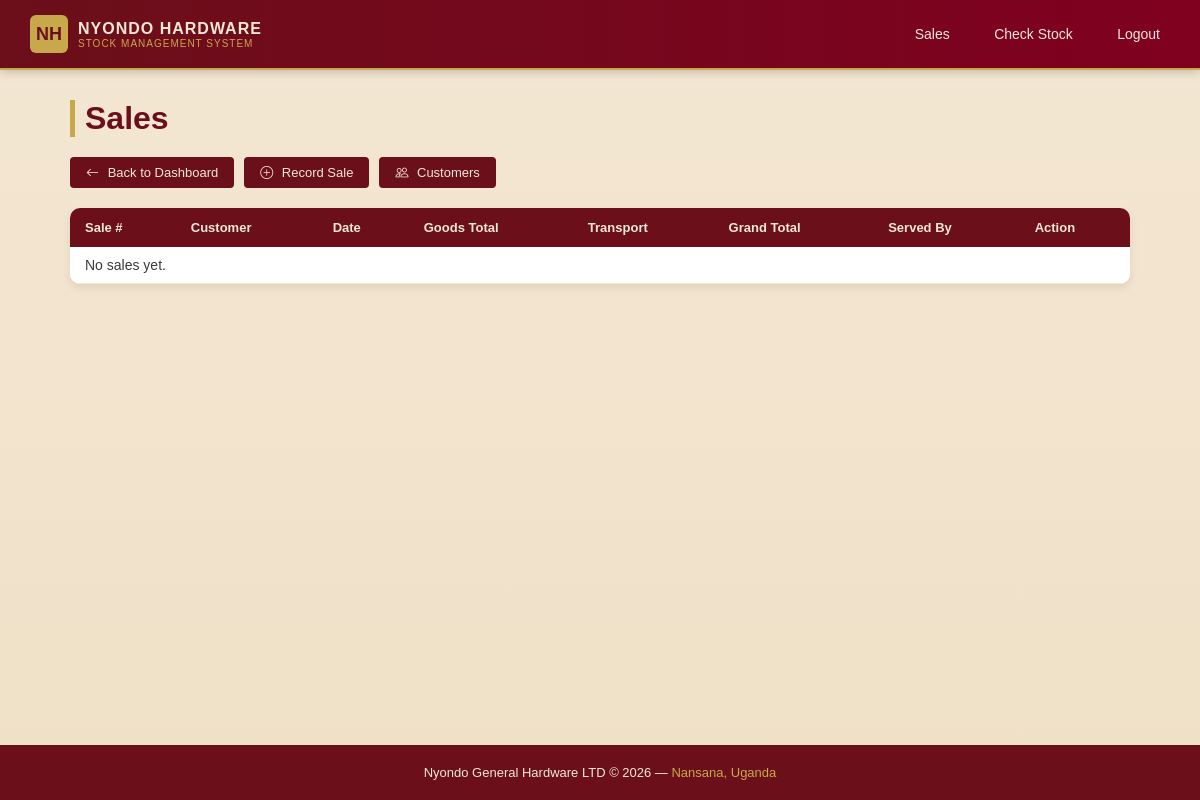
The app's page /sales/ (signed in), older data.
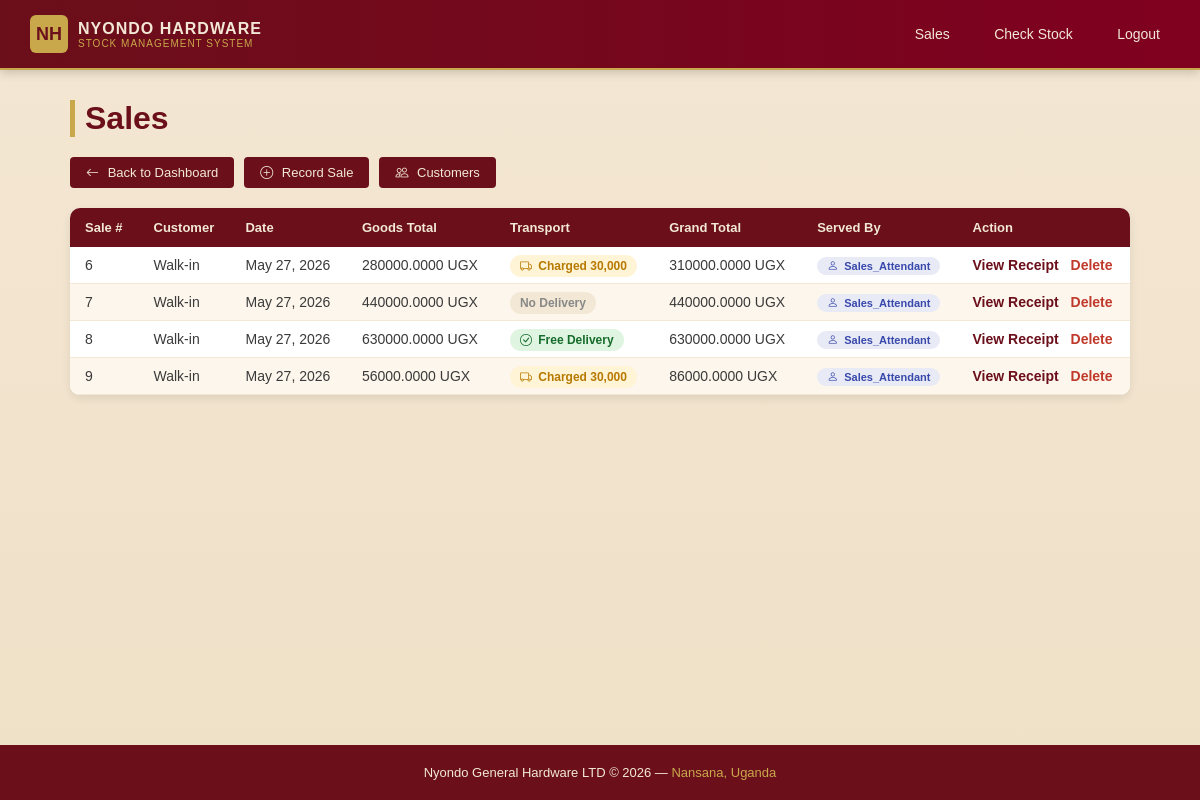
The same page, newer data.
### sales/models.py (models this page shows, shortened)
class Sale(models.Model):
    TRANSPORT_CHOICES = [
        ('none',    'No delivery'),
        ('free',    'Free delivery'),
        ('charged', 'Charged 30,000 UGX'),
    ]
    PAYMENT_STATUS_CHOICES = [
        ('paid',    'Paid'),
        ('pending', 'Pending'),
        ('credit',  'Credit Scheme'),
    ]
    customer         = models.ForeignKey(Customer, on_delete=models.SET_NULL, null=True, blank=True, related_name='sales')
    sale_date        = models.DateField(auto_now_add=True)
    within_10km      = models.BooleanField(default=False)
    transport_fee    = models.DecimalField(max_digits=10, decimal_places=2, default=0)
    transport_status = models.CharField(max_length=10, choices=TRANSPORT_CHOICES, default='none')
    payment_status   = models.CharField(max_length=10, choices=PAYMENT_STATUS_CHOICES, default='paid')
    served_by        = models.ForeignKey('auth.User', on_delete=models.SET_NULL, null=True, related_name='sales')
    created_at       = models.DateTimeField(auto_now_add=True)
    def goods_total(self):
        return sum(item.line_total() for item in self.items.all())
    def grand_total(self):
        return self.goods_total() + self.transport_fee

class SaleItem(models.Model):
    sale       = models.ForeignKey(Sale, on_delete=models.CASCADE, related_name='items')
    product    = models.ForeignKey(Product, on_delete=models.PROTECT, related_name='sale_items')
    quantity   = models.DecimalField(max_digits=10, decimal_places=2)
    unit_price = models.DecimalField(max_digits=10, decimal_places=2)
    def line_total(self):
        return self.quantity * self.unit_price

### accounts/decorators.py (the view)
        def wrapper(request, *args, **kwargs):
            if not request.user.is_authenticated:
                return redirect('/login/')
            if request.user.is_superuser:
                return view_func(request, *args, **kwargs)
            try:
                role = request.user.profile.role
                if role in roles:
                    return view_func(request, *args, **kwargs)
                else:
                    return redirect('/access-denied/')
            except Exception as e:
                print(f"DECORATOR ERROR: {e}")
                return redirect('/access-denied/')

### sales/views.py (called while the page is built)
@role_required('attendant', 'manager')
def sale_list(request):
    sales = Sale.objects.all().order_by('-sale_date')
    return render(request, 'sales/sale_list.html', {'sales': sales})

### sales/templates/sales/sale_list.html (shortened to what this page needs)
{% extends 'base.html' %}
{% block content %}
    <h1>Sales</h1>
    <div class="action-bar">
    <a href="{% url 'sales_dashboard' %}">
        <i class="bi bi-arrow-left" style="margin-right: 5px;"></i>
        Back to Dashboard
    </a>
    <a href="{% url 'sale_add' %}">
        <i class="bi bi-plus-circle" style="margin-right: 5px;"></i>
        Record Sale
    </a>
    <a href="{% url 'customer_list' %}">
        <i class="bi bi-people" style="margin-right: 5px;"></i>
        Customers
    </a>
</div>
    <table>
        <thead>
            <tr>
                <th>Sale #</th>
                <th>Customer</th>
                <th>Date</th>
                <th>Goods Total</th>
                <th>Transport</th>
                <th>Grand Total</th>
                <th>Served By</th>
                <th>Action</th>
            </tr>
        </thead>
        <tbody>
            {% for sale in sales %}
            <tr>
                <td>{{ sale.pk }}</td>
                <td>{{ sale.customer|default:"Walk-in" }}</td>
                <td>{{ sale.sale_date }}</td>
                <td>{{ sale.goods_total }} UGX</td>
                <td>
    {% if sale.transport_status == 'free' %}
        <span style="background: #DFF5E1; color: #176B2C;
                     padding: 4px 10px; border-radius: 20px;
                     font-size: 12px; font-weight: 600;">
            <i class="bi bi-check-circle" style="margin-right: 3px;"></i>
            Free Delivery
        </span>
    {% elif sale.transport_status == 'charged' %}
        <span style="background: #FFF4D6; color: #B77900;
                     padding: 4px 10px; border-radius: 20px;
                     font-size: 12px; font-weight: 600;">
            <i class="bi bi-truck" style="margin-right: 3px;"></i>
            Charged 30,000
        </span>
    {% else %}
        <span style="background: #f2e8d5; color: #888;
                     padding: 4px 10px; border-radius: 20px;
                     font-size: 12px; font-weight: 600;">
            No Delivery
        </span>
    {% endif %}
</td>
                <td>{{ sale.grand_total }} UGX</td>
                <td>
    {% if sale.served_by %}
        <span style="background: #e8eaf6; color: #3949ab;
                     padding: 3px 10px; border-radius: 20px;
                     font-size: 11px; font-weight: bold;">
            <i class="bi bi-person" style="margin-right: 3px;"></i>
            {{ sale.served_by.get_full_name|default:sale.served_by.username|title }}
        </span>
    {% else %}
        —
    {% endif %}
</td>
                <td>
                    <a class="action-edit" href="{% url 'sale_receipt' sale.pk %}">View Receipt</a>
                    <a class="action-delete" href="{% url 'sale_delete' sale.pk %}">Delete</a>
                </td>
            </tr>
            {% empty %}
            <tr>
                <td colspan="8">No sales yet.</td>
            </tr>
            {% endfor %}
        </tbody>
    </table>
{% endblock %}

### templates/base.html (shortened to what this page needs)
<!doctype html>
<html lang="en">
  <head>
<link rel="stylesheet" href="https://cdn.jsdelivr.net/npm/bootstrap-icons@1.11.0/font/bootstrap-icons.css">
</head>
  <body>
    {% if request.user.is_authenticated %}
    <nav class="navbar">
    <a href="{% if request.user.is_superuser %}{% url 'admin_dashboard' %}{% elif request.user.profile.role == 'manager' %}{% url 'stock_dashboard' %}{% elif request.user.profile.role == 'attendant' %}{% url 'sales_dashboard' %}{% elif request.user.profile.role == 'accounts' %}{% url 'reports_dashboard' %}{% else %}{% url 'landing' %}{% endif %}" class="logo">
        <div class="logo-icon">NH</div>
        <div class="logo-text">
            <span class="logo-name">NYONDO HARDWARE</span>
            <span class="logo-tagline">STOCK MANAGEMENT SYSTEM</span>
        </div>
    </a>
    <div class="nav-links">
        {% if request.user.is_superuser %}
            <a href="{% url 'admin_dashboard' %}">Dashboard</a>
            <a href="{% url 'stock_dashboard' %}">Stock</a>
            <a href="{% url 'sale_list' %}">Sales</a>
            <a href="{% url 'scheme_customer_list' %}">Scheme</a>
            <a href="{% url 'reports_dashboard' %}">Reports</a>
        {% elif request.user.profile.role == 'manager' %}
            <a href="{% url 'stock_dashboard' %}">Stock</a>
        {% elif request.user.profile.role == 'attendant' %}
            <a href="{% url 'sales_dashboard' %}">Sales</a>
            <a href="{% url 'stock_dashboard' %}">Check Stock</a>
        {% elif request.user.profile.role == 'accounts' %}
            <a href="{% url 'scheme_customer_list' %}">Scheme</a>
            <a href="{% url 'reports_dashboard' %}">Reports</a>
        {% endif %}
        <a href="{% url 'logout' %}">Logout</a>
    </div>
</nav>
    {% endif %}
    <div class="container">{% block content %} {% endblock %}</div>
    <footer class="footer">
      <p>
        Nyondo General Hardware LTD &copy; 2026 — <span>Nansana, Uganda</span>
      </p>
    </footer>
  </body>
</html>

### templates/base.html (style rules this page uses)
* { margin: 0; padding: 0; box-sizing: border-box; }
body { font-family: Arial, sans-serif; background: linear-gradient(to bottom, #f4e7d3, #efe0c7); color: #6b0f1a; min-height: 100vh; display: flex; flex-direction: column; }
.navbar { background: linear-gradient(to right, #6b0f1a, #800020); box-shadow: 0 2px 10px rgba(0, 0, 0, 0.2); border-bottom: 2px solid #c9a84c; padding: 15px 30px; display: flex; justify-content: space-between; align-items: center; }
.logo { display: flex; align-items: center; gap: 10px; text-decoration: none; }
.logo-icon { width: 38px; height: 38px; background-color: #c9a84c; color: #6b0f1a; font-size: 18px; font-weight: bold; display: flex; align-items: center; justify-content: center; border-radius: 6px; }
.logo-text { display: flex; flex-direction: column; }
.logo-name { color: #f2e8d5; font-size: 16px; font-weight: bold; letter-spacing: 1px; }
.logo-tagline { color: #c9a84c; font-size: 10px; letter-spacing: 1px; }
.nav-links a { color: #f2e8d5; text-decoration: none; margin-left: 20px; font-size: 14px; padding: 6px 10px; border-radius: 4px; }
.container { max-width: 1100px; margin: 30px auto; padding: 0 20px; flex: 1; width: 100%; }
h1 { color: #6b0f1a; margin-bottom: 20px; border-left: 5px solid #c9a84c; padding-left: 10px; }
table { width: 100%; border-collapse: collapse; background-color: #fff; margin-top: 10px; border-radius: 10px; overflow: hidden; box-shadow: 0 4px 10px rgba(0,0,0,0.08); }
table th { background-color: #6b0f1a; color: #f2e8d5; padding: 12px 15px; text-align: left; font-size: 13px; }
table td { padding: 10px 15px; border-bottom: 1px solid #f2e8d5; font-size: 14px; color: #3a3a3a; }
tbody tr:nth-child(even) { background-color: #fdf6ec; }
a { color: #6b0f1a; text-decoration: none; }
.action-edit { color: #6b0f1a; font-weight: bold; margin-right: 8px; }
.action-delete { color: #c0392b; font-weight: bold; }
.action-bar { display: flex; gap: 10px; margin-bottom: 20px; flex-wrap: wrap; }
.action-bar a { background-color: #6b0f1a; color: #f2e8d5; padding: 8px 16px; border-radius: 4px; font-size: 13px; transition: 0.3s ease; display: inline-block; }
.footer { text-align: center; padding: 20px; margin-top: 100px; background-color: #6b0f1a; color: #f2e8d5; font-size: 13px; }
.footer span { color: #c9a84c; }

Row changes from the older to the newer data that the page shows:
added Sale: pk "6", customer "Walk-in", sale_date "May 27, 2026", goods_total "280000.0000", transport_status "charged" (drawn), grand_total "310000.0000", served_by.get_full_name "Sales_Attendant"
added Sale: pk "7", customer "Walk-in", sale_date "May 27, 2026", goods_total "440000.0000", transport_status "No Delivery", grand_total "440000.0000", served_by.get_full_name "Sales_Attendant"
added Sale: pk "8", customer "Walk-in", sale_date "May 27, 2026", goods_total "630000.0000", transport_status "free" (drawn), grand_total "630000.0000", served_by.get_full_name "Sales_Attendant"
added Sale: pk "9", customer "Walk-in", sale_date "May 27, 2026", goods_total "56000.0000", transport_status "charged" (drawn), grand_total "86000.0000", served_by.get_full_name "Sales_Attendant"
Text that changed along with them:
text no longer shown: "No sales yet."
